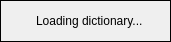
<?xml version="1.0" encoding="UTF-8"?>
<ui version="4.0">
 <class>DictionaryLoader</class>
 <widget class="QDialog" name="DictionaryLoader">
  <property name="geometry">
   <rect>
    <x>0</x>
    <y>0</y>
    <width>171</width>
    <height>42</height>
   </rect>
  </property>
  <property name="windowTitle">
   <string>Dialog</string>
  </property>
  <layout class="QGridLayout" name="gridLayout_2">
   <property name="leftMargin">
    <number>0</number>
   </property>
   <property name="topMargin">
    <number>0</number>
   </property>
   <property name="rightMargin">
    <number>0</number>
   </property>
   <property name="bottomMargin">
    <number>0</number>
   </property>
   <item row="0" column="0">
    <widget class="QFrame" name="frame">
     <property name="frameShape">
      <enum>QFrame::Box</enum>
     </property>
     <layout class="QGridLayout" name="gridLayout">
      <item row="0" column="0">
       <layout class="QVBoxLayout" name="verticalLayout">
        <property name="spacing">
         <number>0</number>
        </property>
        <item>
         <spacer name="verticalSpacer">
          <property name="orientation">
           <enum>Qt::Vertical</enum>
          </property>
          <property name="sizeHint" stdset="0">
           <size>
            <width>20</width>
            <height>0</height>
           </size>
          </property>
         </spacer>
        </item>
        <item>
         <widget class="QProgressIndicator" name="progress" native="true">
          <property name="minimumSize">
           <size>
            <width>20</width>
            <height>20</height>
           </size>
          </property>
          <property name="maximumSize">
           <size>
            <width>20</width>
            <height>20</height>
           </size>
          </property>
         </widget>
        </item>
        <item>
         <spacer name="verticalSpacer_2">
          <property name="orientation">
           <enum>Qt::Vertical</enum>
          </property>
          <property name="sizeHint" stdset="0">
           <size>
            <width>20</width>
            <height>0</height>
           </size>
          </property>
         </spacer>
        </item>
       </layout>
      </item>
      <item row="0" column="1">
       <widget class="QLabel" name="label">
        <property name="text">
         <string>Loading dictionary...</string>
        </property>
       </widget>
      </item>
      <item row="0" column="2">
       <widget class="QLabel" name="labelProgress">
        <property name="sizePolicy">
         <sizepolicy hsizetype="Preferred" vsizetype="Preferred">
          <horstretch>1</horstretch>
          <verstretch>0</verstretch>
         </sizepolicy>
        </property>
       </widget>
      </item>
     </layout>
    </widget>
   </item>
  </layout>
 </widget>
 <customwidgets>
  <customwidget>
   <class>QProgressIndicator</class>
   <extends>QWidget</extends>
   <header>QProgressIndicator.h</header>
   <container>1</container>
  </customwidget>
 </customwidgets>
 <resources/>
 <connections/>
</ui>
